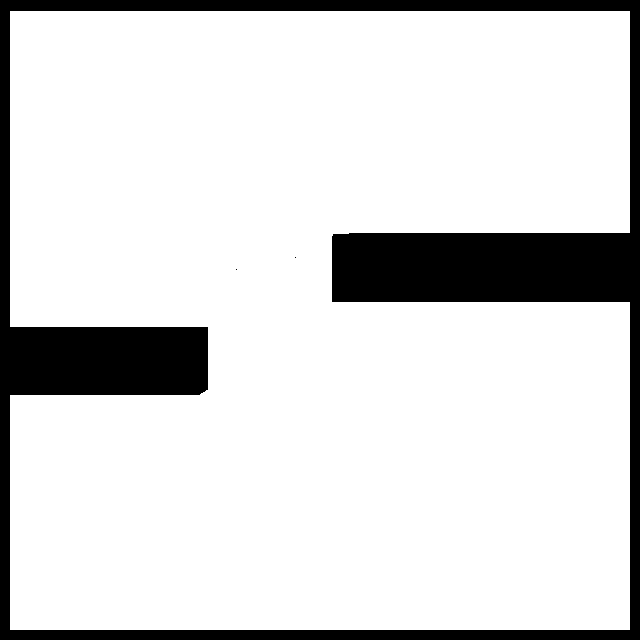
%> input picture matlab_code/Black_white_image.png, 640 x 640 px
$ octave test_1.m   (GNU Octave 9; MATLAB toolbox functions it lacks are replaced by stand-ins)
%> lines starting %> are read from the running program, lines starting %| are printed output that depends on the picture; in (x1, y1, x2, y2) boxes, pixels count from 0 and x2, y2 are one past the last pixel; in counts of white or black regions, pixels touching at a corner belong together; the program's own positions count from 1
%% read the map
clear;
clc;
filename = "Black_white_image.png";
pic = imread(filename);
%> pic is the input picture: size 640x640 uint8; 85.4% white; 3 black regions (2 under 20 px), largest, box (x1, y1, x2, y2) and area: (0, 0, 640, 640) 59802
pic = imresize(pic, 0.25);
%> pic: size 160x160 uint8
pic = imresize(pic, 0.25);
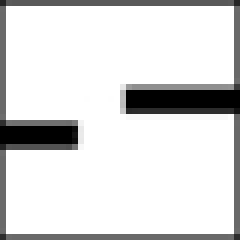
%> pic: size 40x40 uint8 (shown 6 times larger); min 0, max 255, mean 218.7
[r_x, r_y] = size(pic);
%> r_x = 40; r_y = 40
%% resize the map
B = arrayfun(@(input) ~(input||0), pic);
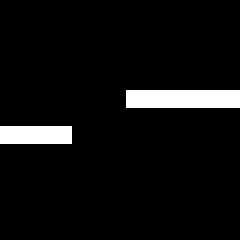
%> B: size 40x40 logical (shown 6 times larger); 5.8% white; 2 white regions, box (x1, y1, x2, y2) and area: (21, 15, 40, 18) 57, (0, 21, 12, 24) 36
[nrows, ncols] = size(B);
%> nrows = 40; ncols = 40
[x, y] = meshgrid (1:ncols, 1:nrows);
W = B;    %% obstalce is "0" free space is "0"

W(1:end, 1) = 1;
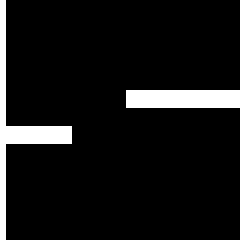
%> W: size 40x40 logical (shown 6 times larger); 8.1% white; 2 white regions, box (x1, y1, x2, y2) and area: (0, 0, 12, 40) 73, (21, 15, 40, 18) 57
W(1, 1:end) = 1;
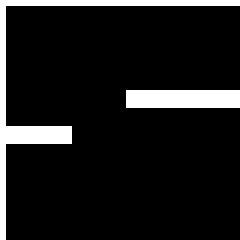
%> W: size 40x40 logical (shown 6 times larger); 10.6% white; 2 white regions, box (x1, y1, x2, y2) and area: (0, 0, 40, 40) 112, (21, 15, 40, 18) 57
W(end, 1:end) = 1;
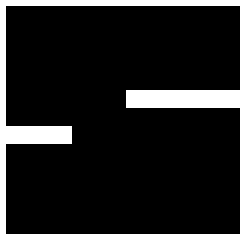
%> W: size 40x40 logical (shown 6 times larger); 13% white in thin lines or dots
W(1:end, end) = 1;
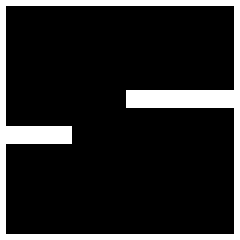
%> W: size 40x40 logical (shown 6 times larger); 15.2% white in thin lines or dots

%> (the run ends here)
